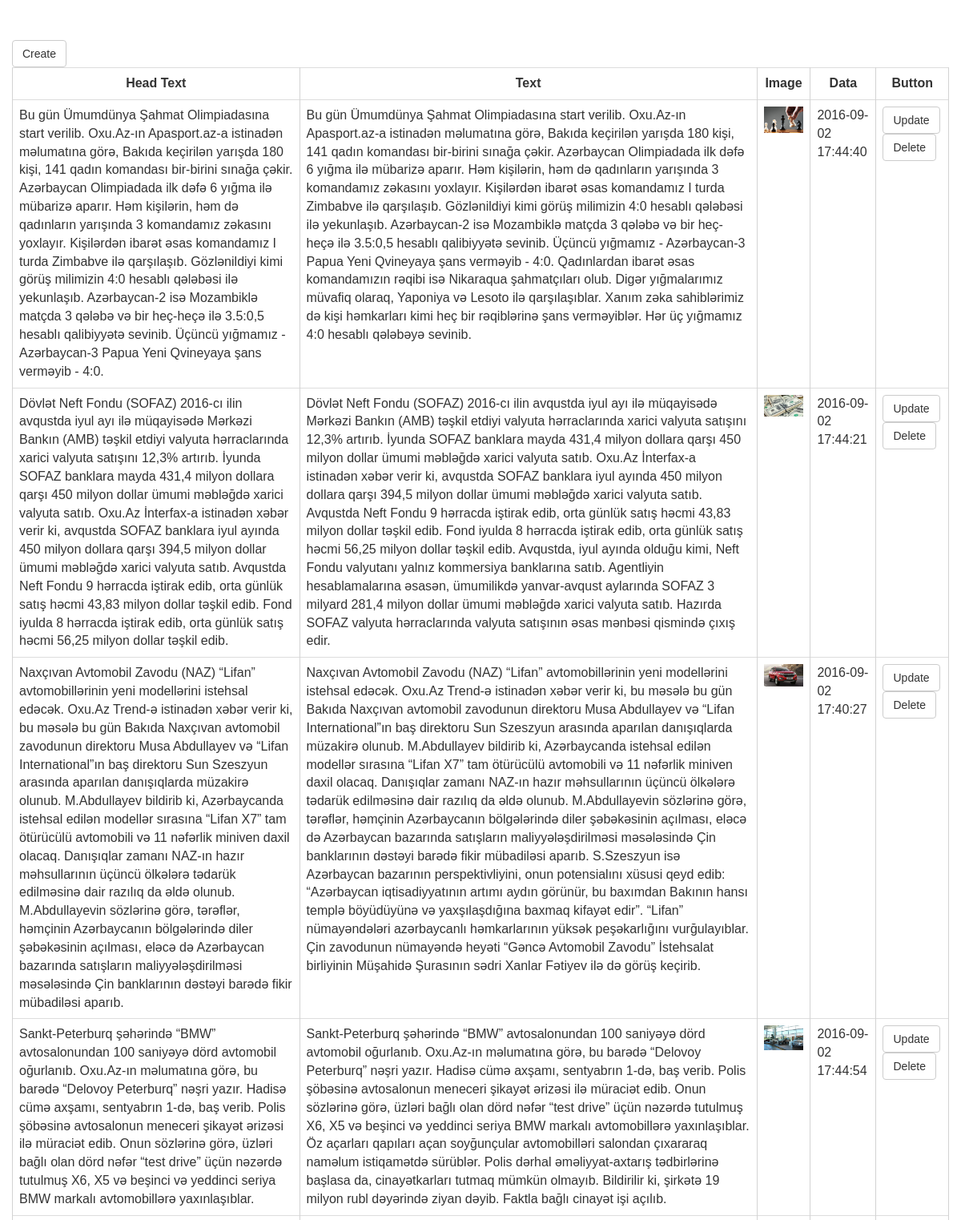
/admin/news/news.php (upper part), run on the app's committed database.
### tables this page shows
CREATE TABLE `news` (
  `id` int(11) NOT NULL,
  `headContent` text NOT NULL,
  `content` text NOT NULL,
  `image` varchar(200) NOT NULL,
  `data` timestamp NOT NULL DEFAULT CURRENT_TIMESTAMP ON UPDATE CURRENT_TIMESTAMP,
  `viewed` int(11) NOT NULL
);

### config.php (called while the page is built, shortened)
<?php
class database{
	public $hostname = 'localhost';
	public $username = 'root';
	public $password = '';
	public $db_name = 'week10day04-task';
	public $connect;
	public function __construct(){
		$this -> connect = mysqli_connect($this -> hostname, $this -> username, $this -> password, $this -> db_name);
	}
	public function select($table, $column = "*", $id = NULL, $whereColumn = NULL, $search=NULL, $orderByColumn = NULL, $ABC_DESC = NULL, $limit = NULL){
		if($this->connect){
			$sql = "SELECT $column FROM $table ";
			$query = mysqli_query($this -> connect, $sql);
			return $query;
		}else{
			echo'Error';
		}
	}
}

### admin/news/news.php (the view, shortened to what this page needs)
<!DOCTYPE html>
<html>
<head>
	<link rel="stylesheet" type="text/css" href="../../css/bootstrap.css">
	<link rel="stylesheet" type="text/css" href="../../css/style.css">
</head>
<body>
	<section class='container news'>
		<a class="btn btn-default" href="create.php">Create</a>
		<table class="table">
			<tr>
				<th>Head Text</th>
				<th>Text</th>
				<th>Image</th>
				<th>Data</th>
				<th>Button</th>
			</tr>
			<?php
				include"../../config.php";
				$con = new database;
				$b = $con -> select('news');
				while($row = mysqli_fetch_assoc($b)){
			?>
				<tr>
				<td><?=$row['headContent'];?></td>
				<td><?=$row['content'];?></td>
				<td><img src="../../images/imageBase/<?=$row['image'];?>"></td>
				<td><?=$row['data'];?></td>
				<td>
					<a class="btn btn-default" href="update.php?id=<?=$row['id'];?>">Update</a>
					<a class="btn btn-default" href="delete.php?id=<?=$row['id'];?>">Delete</a>
				</td>
				</tr>
			<?php
				}
			?>
		</table>
	</section>
</body>
</html>

### css/style.css (style rules this page uses)
html,body,div,span,applet,object,iframe,h1,h2,h3,h4,h5,h6,p,blockquote,pre,a,abbr,acronym,address,big,cite,code,del,dfn,em,img,ins,kbd,q,s,samp,small,strike,strong,sub,sup,tt,var,b,u,i,dl,dt,dd,ol,nav ul,nav li,fieldset,form,label,legend,table,caption,tbody,tfoot,thead,tr,th,td,article,aside,canvas,details,embed,figure,figcaption,footer,header,hgroup,menu,nav,output,ruby,section,summary,time,mark,audio,video { margin:0;padding:0;border:0;font-size:100%;font:inherit;vertical-align:baseline; }
article, aside, details, figcaption, figure,footer, header, hgroup, menu, nav, section { display: block; }
table { border-collapse:collapse;border-spacing:0; }
a { text-decoration:none; }
img { max-width:100%; }
body { font-family: 'Monda', sans-serif; }
.news { padding: 50px 0; }
.news th { font-weight: bold; text-align: center; border-left: 1px solid lightgray; border-right: 1px solid lightgray; }
.news td { border-left: 1px solid lightgray; border-right: 1px solid lightgray; }
.news img { width: 150px; }

### data on the page
news: headContent "Bu gün Ümumdünya Şahmat Olimpiadasına start verilib. Oxu.Az-ın Apasport.az-a istinadən məlumatına görə, Bakıda keçirilən yarışda 180 kişi, 141 qadın komandası bir-birini sınağa çəkir. Azərbaycan Olimpiadada ilk dəfə 6 yığma ilə mübarizə aparır. Həm kişilərin, həm də qadınların yarışında 3 komandamız zəkasını yoxlayır. Kişilərdən ibarət əsas komandamız I turda Zimbabve ilə qarşılaşıb. Gözlənildiyi kimi görüş milimizin 4:0 hesablı qələbəsi ilə yekunlaşıb. Azərbaycan-2 isə Mozambiklə matçda 3 qələbə və bir heç-heçə ilə 3.5:0,5 hesablı qalibiyyətə sevinib. Üçüncü yığmamız - Azərbaycan-3 Papua Yeni Qvineyaya şans verməyib - 4:0.", content "Bu gün Ümumdünya Şahmat Olimpiadasına start verilib. Oxu.Az-ın Apasport.az-a istinadən məlumatına görə, Bakıda keçirilən yarışda 180 kişi, 141 qadın komandası bir-birini sınağa çəkir. Azərbaycan Olimpiadada ilk dəfə 6 yığma ilə mübarizə aparır. Həm kişilərin, həm də qadınların yarışında 3 komandamız zəkasını yoxlayır. Kişilərdən ibarət əsas komandamız I turda Zimbabve ilə qarşılaşıb. Gözlənildiyi kimi görüş milimizin 4:0 hesablı qələbəsi ilə yekunlaşıb. Azərbaycan-2 isə Mozambiklə matçda 3 qələbə və bir heç-heçə ilə 3.5:0,5 hesablı qalibiyyətə sevinib. Üçüncü yığmamız - Azərbaycan-3 Papua Yeni Qvineyaya şans verməyib - 4:0. Qadınlardan ibarət əsas komandamızın rəqibi isə Nikaraqua…", image (picture), data "2016-09-02 17:44:40"
news: headContent "Dövlət Neft Fondu (SOFAZ) 2016-cı ilin avqustda iyul ayı ilə müqayisədə Mərkəzi Bankın (AMB) təşkil etdiyi valyuta hərraclarında xarici valyuta satışını 12,3% artırıb. İyunda SOFAZ banklara mayda 431,4 milyon dollara qarşı 450 milyon dollar ümumi məbləğdə xarici valyuta satıb. Oxu.Az İnterfax-a istinadən xəbər verir ki, avqustda SOFAZ banklara iyul ayında 450 milyon dollara qarşı 394,5 milyon dollar ümumi məbləğdə xarici valyuta satıb. Avqustda Neft Fondu 9 hərracda iştirak edib, orta günlük satış həcmi 43,83 milyon dollar təşkil edib. Fond iyulda 8 hərracda iştirak edib, orta günlük satış həcmi 56,25 milyon dollar təşkil edib.", content "Dövlət Neft Fondu (SOFAZ) 2016-cı ilin avqustda iyul ayı ilə müqayisədə Mərkəzi Bankın (AMB) təşkil etdiyi valyuta hərraclarında xarici valyuta satışını 12,3% artırıb. İyunda SOFAZ banklara mayda 431,4 milyon dollara qarşı 450 milyon dollar ümumi məbləğdə xarici valyuta satıb. Oxu.Az İnterfax-a istinadən xəbər verir ki, avqustda SOFAZ banklara iyul ayında 450 milyon dollara qarşı 394,5 milyon dollar ümumi məbləğdə xarici valyuta satıb. Avqustda Neft Fondu 9 hərracda iştirak edib, orta günlük satış həcmi 43,83 milyon dollar təşkil edib. Fond iyulda 8 hərracda iştirak edib, orta günlük satış həcmi 56,25 milyon dollar təşkil edib. Avqustda, iyul ayında olduğu kimi, Neft Fondu valyutanı yalnız…", image (picture), data "2016-09-02 17:44:21"
news: headContent "Naxçıvan Avtomobil Zavodu (NAZ) “Lifan” avtomobillərinin yeni modellərini istehsal edəcək. Oxu.Az Trend-ə istinadən xəbər verir ki, bu məsələ bu gün Bakıda Naxçıvan avtomobil zavodunun direktoru Musa Abdullayev və “Lifan International”ın baş direktoru Sun Szeszyun arasında aparılan danışıqlarda müzakirə olunub. M.Abdullayev bildirib ki, Azərbaycanda istehsal edilən modellər sırasına “Lifan X7” tam ötürücülü avtomobili və 11 nəfərlik miniven daxil olacaq. Danışıqlar zamanı NAZ-ın hazır məhsullarının üçüncü ölkələrə tədarük edilməsinə dair razılıq da əldə olunub. M.Abdullayevin sözlərinə görə, tərəflər, həmçinin Azərbaycanın bölgələrində diler şəbəkəsinin açılması, eləcə də Azərbaycan…", content "Naxçıvan Avtomobil Zavodu (NAZ) “Lifan” avtomobillərinin yeni modellərini istehsal edəcək. Oxu.Az Trend-ə istinadən xəbər verir ki, bu məsələ bu gün Bakıda Naxçıvan avtomobil zavodunun direktoru Musa Abdullayev və “Lifan International”ın baş direktoru Sun Szeszyun arasında aparılan danışıqlarda müzakirə olunub. M.Abdullayev bildirib ki, Azərbaycanda istehsal edilən modellər sırasına “Lifan X7” tam ötürücülü avtomobili və 11 nəfərlik miniven daxil olacaq. Danışıqlar zamanı NAZ-ın hazır məhsullarının üçüncü ölkələrə tədarük edilməsinə dair razılıq da əldə olunub. M.Abdullayevin sözlərinə görə, tərəflər, həmçinin Azərbaycanın bölgələrində diler şəbəkəsinin açılması, eləcə də Azərbaycan…", image (picture), data "2016-09-02 17:40:27"
news: headContent "Sankt-Peterburq şəhərində “BMW” avtosalonundan 100 saniyəyə dörd avtomobil oğurlanıb. Oxu.Az-ın məlumatına görə, bu barədə “Delovoy Peterburq” nəşri yazır. Hadisə cümə axşamı, sentyabrın 1-də, baş verib. Polis şöbəsinə avtosalonun meneceri şikayət ərizəsi ilə müraciət edib. Onun sözlərinə görə, üzləri bağlı olan dörd nəfər “test drive” üçün nəzərdə tutulmuş X6, X5 və beşinci və yeddinci seriya BMW markalı avtomobillərə yaxınlaşıblar.", content "Sankt-Peterburq şəhərində “BMW” avtosalonundan 100 saniyəyə dörd avtomobil oğurlanıb. Oxu.Az-ın məlumatına görə, bu barədə “Delovoy Peterburq” nəşri yazır. Hadisə cümə axşamı, sentyabrın 1-də, baş verib. Polis şöbəsinə avtosalonun meneceri şikayət ərizəsi ilə müraciət edib. Onun sözlərinə görə, üzləri bağlı olan dörd nəfər “test drive” üçün nəzərdə tutulmuş X6, X5 və beşinci və yeddinci seriya BMW markalı avtomobillərə yaxınlaşıblar. Öz açarları qapıları açan soyğunçular avtomobilləri salondan çıxararaq naməlum istiqamətdə sürüblər. Polis dərhal əməliyyat-axtarış tədbirlərinə başlasa da, cinayətkarları tutmaq mümkün olmayıb. Bildirilir ki, şirkətə 19 milyon rubl dəyərində ziyan dəyib.…", image (picture), data "2016-09-02 17:44:54"
